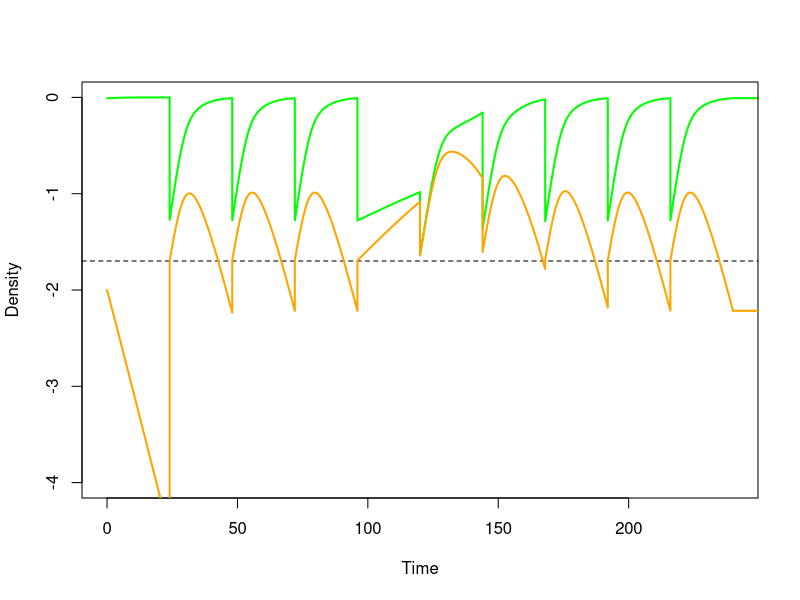
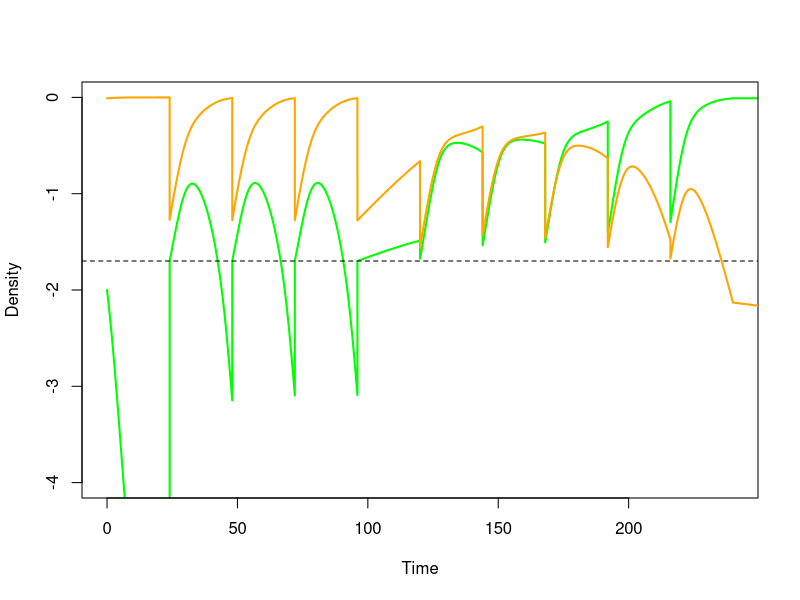
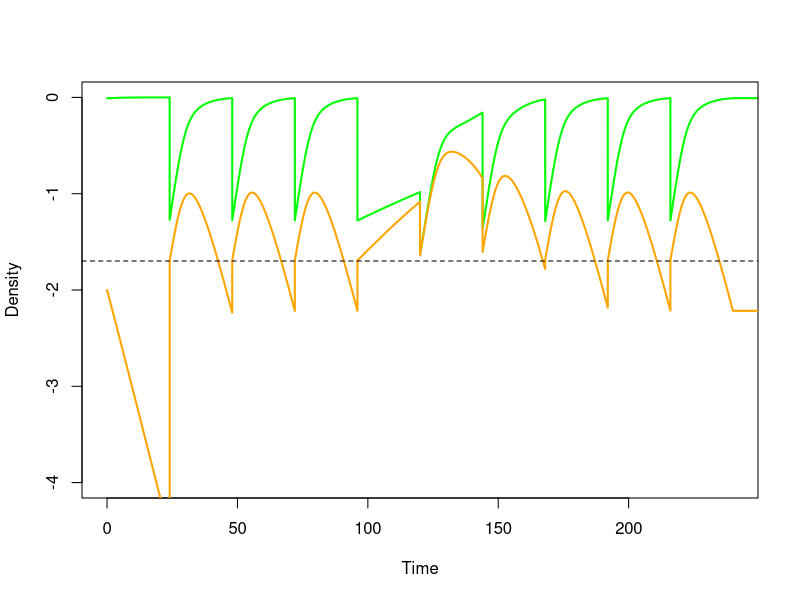
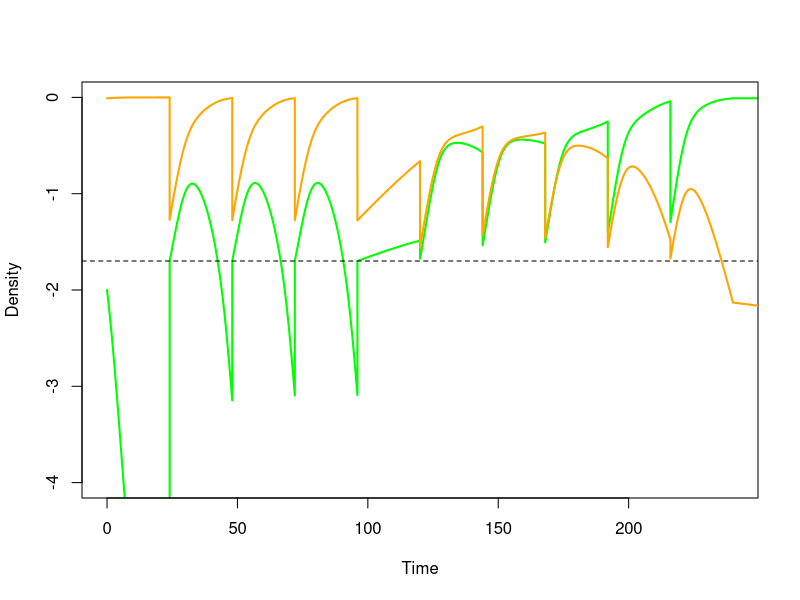

Write the R code that produced these figures, in order.
library(deSolve)
library(ggplot2)

#FUNCTIONS
  #LV model with Allee effect
  dy = c(0.0,0.0)
  LVAMonod <- function (t,y,parameters) {
    x <- y[1]
    y <- y[2]
    r1 <- parameters[1]
    r2 <- parameters[2]
    alpha12 <- parameters[3]
    alpha21 <- parameters[4]
    A <- parameters[5]
    t1 = t
    ta = parameters[8]
    IC51 = parameters[9]
    IC52 = parameters[10]
    Cm = parameters[11]
    
    if(t1 < ta | t1 > (ta+24) ) {
      dy[1] <- r1*x *((1-x)*x/(A+x) -alpha12*y)  
      dy[2] <- r2*y *(1 -y -alpha21*x)  
    } else {  #antibiotic shock
      dy[1] <- Rstatic(r1, Cm, IC51) *x * ((1-x)*x/(A+x) -alpha12*y) 
      dy[2] <- Rstatic(r2, Cm, IC52)*y *(1 -y -alpha21*x) 
    }
    list(dy)
  }
  
  # Serial dilutions with dispersal
  Dilute <- function(t, y, parms){
    y[1] <- y[1] / parms[7] + parms[6] 
    y[2] <- y[2] / parms[7] + parms[6]
    return(c(y[1], y[2]))
  }
  
  # Bacteriostatic model
  Rstatic <- function (R0, Bstat, I50) {
    Rstat <- R0 / (1 + Bstat / I50 ) 
    return (Rstat)
  }

#PARAMETER VALUES
  stepT = 1/100
  Tf = 240
  dilu = 30 #dilution rate
  rf= 0.52 #growth rate fast grower
  rs=0.41 #growth rate slow grower
  D = 0.02  # Dispersal applied during dilutions
  #AA=0.0
  AA=0.0085 #Allee effect
  alpha12 = 1.6 #interaction strength
  alpha21 = 1.6 #interaction strength
  Tshock = 96 #time at which antibiotic exposure begins
  IC50_1 = 3.1 #IC50 of fast grower
  IC50_2 = 8.3 #IC50 of slow grower
  Cm0 = 40 # Antibiotic concentration during shock
  
  #in order: r1,r2,alpha12,alpha21,A,D, dil, Tshock, IC50_1, IC50_2, Cm0 
  pars = c(rf,rs,alpha12,alpha21, AA, D, dilu, Tshock, IC50_1, IC50_2, Cm0)

  #simulation for Fig S14_C (left panel)
  yini = c(0.98, 0.01) 
  LVA.simulation <- ode(y = yini, func = LVAMonod,
                       times = seq(0,Tf,by = stepT), parms = pars, events = list(func = Dilute, time = c(24,48,72,96,120,144,168,192,216,240,264)))
  #plot it
  plot (LVA.simulation[,1], log10(LVA.simulation[,2]), xlim=c(0, Tf), ylim=c(-4,0), xlab='Time', ylab='Density', type = 'l', col='green', lwd = 2) 
  abline(h=log10(D), lty=2)
  lines (LVA.simulation[,1], log10(LVA.simulation[,3]), col = 'orange', lwd = 2)
  #export plot
  pdf('F_S14C_left.pdf', width=4, height=4)
  plot (LVA.simulation[,1], log10(LVA.simulation[,2]), xlim=c(0, Tf), ylim=c(-4,0), xlab='Time', ylab='Density', type = 'l', col='green', lwd = 2)
  lines (LVA.simulation[,1], log10(LVA.simulation[,3]), col = 'orange', lwd = 2)
  abline(h=log10(D), lty=2)
  dev.off()



#simulation for Fig S14_C (right panel)
  yini = c(0.01, 0.98) 
  LVA.simulation <- ode(y = yini, func = LVAMonod,
                      times = seq(0,Tf,by = stepT), parms = pars, events = list(func = Dilute, time = c(24,48,72,96,120,144,168,192,216,240,264)))
  #plot it
  plot (LVA.simulation[,1], log10(LVA.simulation[,2]), xlim=c(0, Tf), ylim=c(-4,0), xlab='Time', ylab='Density', type = 'l', col='green', lwd = 2) 
  abline(h=log10(D), lty=2)
  lines (LVA.simulation[,1], log10(LVA.simulation[,3]), col = 'orange', lwd = 2)
  #export plot
  pdf('F_S14C_right.pdf', width=4, height=4)
    plot (LVA.simulation[,1], log10(LVA.simulation[,2]), xlim=c(0, Tf), ylim=c(-4,0), xlab='Time', ylab='Density', type = 'l', col='green', lwd = 2)
    lines (LVA.simulation[,1], log10(LVA.simulation[,3]), col = 'orange', lwd = 2)
    abline(h=log10(D), lty=2)
  dev.off()
